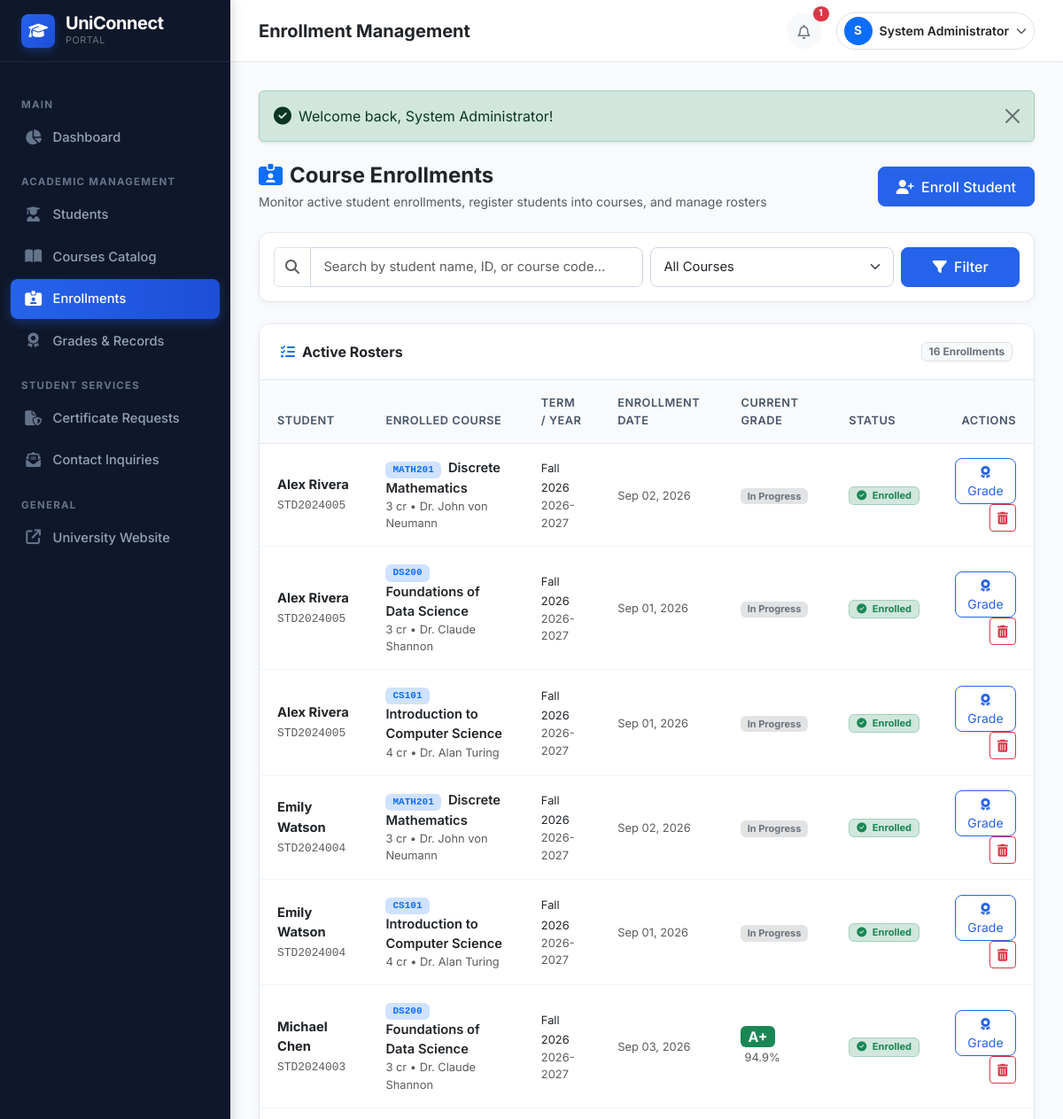
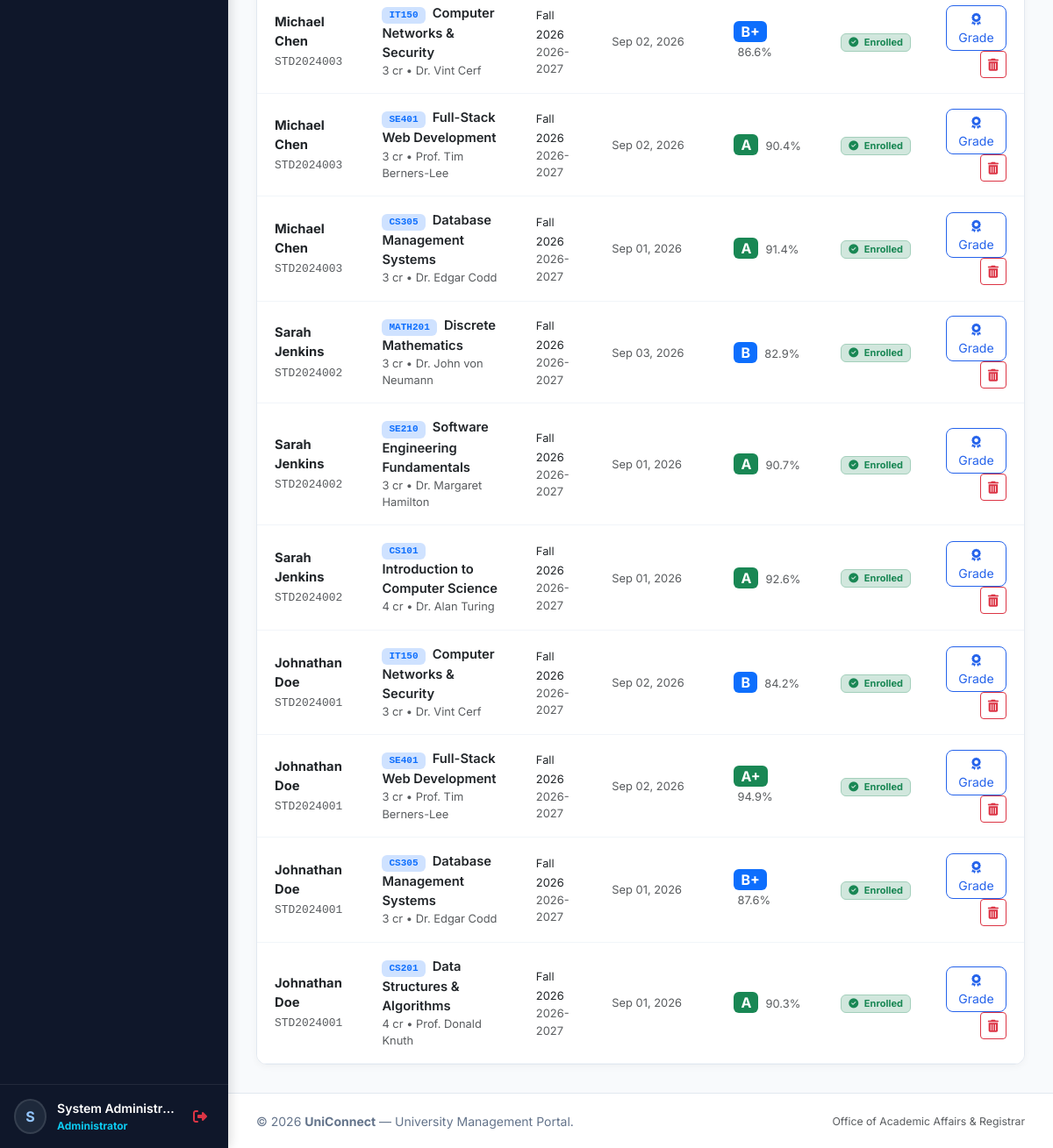
Page /admin/enrollments.php (signed in) on the committed database (2 pictures, top to bottom).
### tables this page shows
CREATE TABLE `enrollments` (
  `id` INT AUTO_INCREMENT PRIMARY KEY,
  `student_id` INT NOT NULL,
  `course_id` INT NOT NULL,
  `enrollment_date` DATE NOT NULL,
  `academic_year` VARCHAR(50) NOT NULL DEFAULT '2026-2027',
  `semester` VARCHAR(50) NOT NULL DEFAULT 'Fall 2026',
  `status` ENUM('enrolled', 'completed', 'dropped') NOT NULL DEFAULT 'enrolled',
  `created_at` TIMESTAMP DEFAULT CURRENT_TIMESTAMP,
  UNIQUE KEY `unique_student_course_semester` (`student_id`, `course_id`, `semester`),
  CONSTRAINT `fk_enrollments_student` FOREIGN KEY (`student_id`) REFERENCES `students` (`id`) ON DELETE CASCADE,
  CONSTRAINT `fk_enrollments_course` FOREIGN KEY (`course_id`) REFERENCES `courses` (`id`) ON DELETE CASCADE
);

CREATE TABLE `users` (
  `id` INT AUTO_INCREMENT PRIMARY KEY,
  `name` VARCHAR(100) NOT NULL,
  `email` VARCHAR(150) NOT NULL UNIQUE,
  `password` VARCHAR(255) NOT NULL,
  `role` ENUM('admin', 'student') NOT NULL DEFAULT 'student',
  `status` ENUM('active', 'inactive') NOT NULL DEFAULT 'active',
  `avatar` VARCHAR(255) DEFAULT 'default-avatar.png',
  `created_at` TIMESTAMP DEFAULT CURRENT_TIMESTAMP,
  `updated_at` TIMESTAMP DEFAULT CURRENT_TIMESTAMP ON UPDATE CURRENT_TIMESTAMP
);

CREATE TABLE `students` (
  `id` INT AUTO_INCREMENT PRIMARY KEY,
  `user_id` INT NOT NULL UNIQUE,
  `student_id` VARCHAR(50) NOT NULL UNIQUE,
  `department` VARCHAR(100) NOT NULL,
  `academic_year` VARCHAR(50) NOT NULL DEFAULT 'Year 1',
  `semester` VARCHAR(50) NOT NULL DEFAULT 'Fall 2026',
  `phone` VARCHAR(30) DEFAULT NULL,
  `date_of_birth` DATE DEFAULT NULL,
  `address` TEXT DEFAULT NULL,
  `created_at` TIMESTAMP DEFAULT CURRENT_TIMESTAMP,
  `updated_at` TIMESTAMP DEFAULT CURRENT_TIMESTAMP ON UPDATE CURRENT_TIMESTAMP,
  CONSTRAINT `fk_students_user` FOREIGN KEY (`user_id`) REFERENCES `users` (`id`) ON DELETE CASCADE
);

CREATE TABLE `courses` (
  `id` INT AUTO_INCREMENT PRIMARY KEY,
  `course_code` VARCHAR(30) NOT NULL UNIQUE,
  `course_name` VARCHAR(150) NOT NULL,
  `department` VARCHAR(100) NOT NULL,
  `credits` INT NOT NULL DEFAULT 3,
  `semester` VARCHAR(50) NOT NULL DEFAULT 'Fall 2026',
  `instructor_name` VARCHAR(100) NOT NULL,
  `description` TEXT DEFAULT NULL,
  `max_capacity` INT NOT NULL DEFAULT 40,
  `status` ENUM('active', 'inactive') NOT NULL DEFAULT 'active',
  `created_at` TIMESTAMP DEFAULT CURRENT_TIMESTAMP
);

CREATE TABLE `grades` (
  `id` INT AUTO_INCREMENT PRIMARY KEY,
  `enrollment_id` INT NOT NULL UNIQUE,
  `assignment_score` DECIMAL(5,2) DEFAULT 0.00,
  `midterm_score` DECIMAL(5,2) DEFAULT 0.00,
  `final_score` DECIMAL(5,2) DEFAULT 0.00,
  `total_score` DECIMAL(5,2) DEFAULT 0.00,
  `letter_grade` VARCHAR(5) DEFAULT 'F',
  `grade_point` DECIMAL(3,2) DEFAULT 0.00,
  `remarks` VARCHAR(255) DEFAULT NULL,
  `graded_by` INT DEFAULT NULL,
  `graded_at` TIMESTAMP DEFAULT CURRENT_TIMESTAMP ON UPDATE CURRENT_TIMESTAMP,
  CONSTRAINT `fk_grades_enrollment` FOREIGN KEY (`enrollment_id`) REFERENCES `enrollments` (`id`) ON DELETE CASCADE,
  CONSTRAINT `fk_grades_user` FOREIGN KEY (`graded_by`) REFERENCES `users` (`id`) ON DELETE SET NULL
);

### admin/enrollments.php (the view, shortened to what this page needs)
<?php
$pdo = get_db_connection();
$search = trim($_GET['search'] ?? '');
$query = "
    SELECT e.*, c.course_code, c.course_name, c.credits, c.instructor_name,
           s.student_id AS student_code, u.name AS student_name, u.email AS student_email,
           g.letter_grade, g.total_score
    FROM enrollments e
    JOIN courses c ON e.course_id = c.id
    JOIN students s ON e.student_id = s.id
    JOIN users u ON s.user_id = u.id
    LEFT JOIN grades g ON e.id = g.enrollment_id
    WHERE 1=1
";
$params = [];
$query .= " ORDER BY e.id DESC";
$stmt = $pdo->prepare($query);
$stmt->execute($params);
$enrollments = $stmt->fetchAll();
require_once __DIR__ . '/../includes/header.php';
?>
<div class="d-flex flex-column flex-md-row justify-content-between align-items-md-center gap-3 mb-4">
    <div>
        <h4 class="fw-bold mb-1 text-dark"><i class="fa-solid fa-id-card-clip text-primary me-2"></i>Course Enrollments</h4>
        <p class="text-muted small mb-0">Monitor active student enrollments, register students into courses, and manage rosters</p>
    </div>
    <div>
        <button type="button" class="btn btn-primary" data-bs-toggle="modal" data-bs-target="#adminEnrollModal">
            <i class="fa-solid fa-user-plus me-1"></i> Enroll Student
        </button>
    </div>
</div>
<div class="card-academic mb-4">
    <div class="card-body p-3">
        <form method="GET" action="" class="row g-2 align-items-center">
            <div class="col-md-6">
                <div class="input-group">
                    <span class="input-group-text bg-white text-muted"><i class="fa-solid fa-magnifying-glass"></i></span>
                    <input type="text" name="search" class="form-control" placeholder="Search by student name, ID, or course code..." value="<?= e($search) ?>">
                </div>
            </div>
            <div class="col-md-4">
                <select name="course_id" class="form-select">
                    <option value="">All Courses</option>
                </select>
            </div>
            <div class="col-md-2 d-flex gap-2">
                <button type="submit" class="btn btn-primary flex-fill"><i class="fa-solid fa-filter me-1"></i> Filter</button>
            </div>
        </form>
    </div>
</div>
<div class="card-academic">
    <div class="card-header-custom">
        <h6 class="fw-bold mb-0 text-dark"><i class="fa-solid fa-list-check text-primary me-2"></i>Active Rosters</h6>
        <span class="badge bg-light text-secondary border"><?= count($enrollments) ?> Enrollments</span>
    </div>
    <div class="card-body p-0">
        <?php if (empty($enrollments)): ?>
            <div class="text-center py-5">
                <i class="fa-solid fa-folder-open text-muted fs-1 mb-3"></i>
                <h6>No enrollments found</h6>
                <p class="text-muted small">Try modifying search filters or enroll a student.</p>
                <button type="button" class="btn btn-primary btn-sm" data-bs-toggle="modal" data-bs-target="#adminEnrollModal">
                    Enroll Student Now
                </button>
            </div>
        <?php else: ?>
            <div class="table-responsive">
                <table class="table table-academic mb-0">
                    <thead>
                        <tr>
                            <th>Student</th>
                            <th>Enrolled Course</th>
                            <th>Term / Year</th>
                            <th>Enrollment Date</th>
                            <th>Current Grade</th>
                            <th>Status</th>
                            <th class="text-end">Actions</th>
                        </tr>
                    </thead>
                    <tbody>
                        <?php foreach ($enrollments as $e): ?>
                            <tr>
                                <td>
                                    <div class="fw-bold text-dark"><?= e($e['student_name']) ?></div>
                                    <code class="small text-muted font-monospace"><?= e($e['student_code']) ?></code>
                                </td>
                                <td>
                                    <span class="badge bg-primary-subtle text-primary fw-bold font-monospace px-2 py-1 me-1">
                                        <?= e($e['course_code']) ?>
                                    </span>
                                    <span class="fw-semibold text-dark"><?= e($e['course_name']) ?></span>
                                    <div class="small text-muted"><?= (int)$e['credits'] ?> cr &bull; <?= e($e['instructor_name']) ?></div>
                                </td>
                                <td>
                                    <span class="small text-dark"><?= e($e['semester']) ?></span>
                                    <div class="small text-muted"><?= e($e['academic_year']) ?></div>
                                </td>
                                <td>
                                    <small class="text-muted"><?= format_date($e['enrollment_date']) ?></small>
                                </td>
                                <td>
                                    <?php if (!empty($e['letter_grade']) && (float)$e['total_score'] > 0): ?>
                                        <?= grade_badge($e['letter_grade']) ?>
                                        <small class="text-muted ms-1"><?= number_format((float)$e['total_score'], 1) ?>%</small>
                                    <?php else: ?>
                                        <span class="badge bg-secondary-subtle text-secondary">In Progress</span>
                                    <?php endif; ?>
                                </td>
                                <td><?= status_badge($e['status']) ?></td>
                                <td class="text-end">
                                    <a href="<?= BASE_URL ?>admin/grades.php?course_id=<?= $e['course_id'] ?>" class="btn btn-sm btn-outline-primary" title="Assign / Edit Grade">
                                        <i class="fa-solid fa-award"></i> Grade
                                    </a>
                                    <form method="POST" action="" class="d-inline">
                                        <button type="submit" class="btn btn-sm btn-outline-danger" data-confirm="Remove <?= e($e['student_name']) ?> from <?= e($e['course_code']) ?>? Associated grade records will be deleted." title="Remove Enrollment">
                                            <i class="fa-solid fa-trash-can"></i>
                                        </button>
                                    </form>
                                </td>
                            </tr>
                        <?php endforeach; ?>
                    </tbody>
                </table>
            </div>
        <?php endif; ?>
    </div>
</div>
<?php require_once __DIR__ . '/../includes/footer.php'; ?>

### includes/functions.php (shortened to what this page needs)
<?php
function e($string) {
    return htmlspecialchars((string)$string, ENT_QUOTES, 'UTF-8');
}
function status_badge($status) {
    $status = strtolower(trim($status));
    switch ($status) {
        case 'active':
        case 'enrolled':
        case 'approved':
        case 'completed':
            return '<span class="badge bg-success-subtle text-success border border-success-subtle px-2 py-1"><i class="fa-solid fa-circle-check me-1"></i> ' . ucfirst($status) . '</span>';
    }
}
function grade_badge($letter) {
    $letter = strtoupper(trim($letter));
    if (strpos($letter, 'A') !== false) {
        return '<span class="badge bg-success px-2 py-1 fs-6">' . $letter . '</span>';
    } elseif (strpos($letter, 'B') !== false) {
        return '<span class="badge bg-primary px-2 py-1 fs-6">' . $letter . '</span>';
    } elseif (strpos($letter, 'C') !== false) {
        return '<span class="badge bg-info text-dark px-2 py-1 fs-6">' . $letter . '</span>';
    } elseif (strpos($letter, 'D') !== false) {
        return '<span class="badge bg-warning text-dark px-2 py-1 fs-6">' . $letter . '</span>';
    } else {
        return '<span class="badge bg-danger px-2 py-1 fs-6">' . $letter . '</span>';
    }
}
function format_date($datetime, $format = 'M d, Y') {
    return date($format, strtotime($datetime));
}

### assets/css/style.css (style rules this page uses)
:root { --primary-color: #0f4c81; --primary-hover: #0c3d67; --primary-dark: #0a2540; --accent-color: #2563eb; --accent-light: #eff6ff; --secondary-color: #475569; --success-color: #10b981; --warning-color: #f59e0b; --danger-color: #ef4444; --bg-light: #f8fafc; --card-border: #e2e8f0; --text-dark: #1e293b; --text-muted: #64748b; --sidebar-width: 260px; --sidebar-bg: #0f172a; --sidebar-hover: #1e293b; --sidebar-active: #2563eb; }
body { font-family: 'Inter', -apple-system, BlinkMacSystemFont, "Segoe UI", Roboto, "Helvetica Neue", Arial, sans-serif; background-color: var(--bg-light); color: var(--text-dark); min-height: 100vh; }
.card-academic { background: #ffffff; border: 1px solid var(--card-border); border-radius: 12px; box-shadow: 0 2px 8px rgba(0, 0, 0, 0.04); transition: transform 0.2s ease, box-shadow 0.2s ease; overflow: hidden; }
.card-academic .card-header-custom { padding: 1.25rem 1.5rem; background-color: #ffffff; border-bottom: 1px solid var(--card-border); display: flex; align-items: center; justify-content: space-between; }
.table-academic { margin-bottom: 0; }
.table-academic th { background-color: #f8fafc; color: #475569; font-size: 0.8rem; font-weight: 600; text-transform: uppercase; letter-spacing: 0.5px; padding: 1rem 1.25rem; border-bottom: 1px solid var(--card-border); }
.table-academic td { padding: 1rem 1.25rem; vertical-align: middle; font-size: 0.92rem; border-bottom: 1px solid #f1f5f9; }
.form-control, .form-select { border-radius: 8px; border-color: #cbd5e1; padding: 0.65rem 0.9rem; font-size: 0.92rem; }
.btn-primary { background-color: var(--accent-color); border-color: var(--accent-color); border-radius: 8px; padding: 0.6rem 1.25rem; font-weight: 500; }
.btn-outline-primary { color: var(--accent-color); border-color: var(--accent-color); border-radius: 8px; }

### rows in the picture
enrollments: users.name "Alex Rivera", student.student_id "STD2024005", course.course_code "MATH201", course.course_name "Discrete Mathematics", course.credits "3", course.instructor_name "Dr. John von Neumann", semester "Fall 2026", academic_year "2026-2027", enrollment_date "Sep 02, 2026", shows "In Progress", status "Enrolled"
enrollments: users.name "Alex Rivera", student.student_id "STD2024005", course.course_code "DS200", course.course_name "Foundations of Data Science", course.credits "3", course.instructor_name "Dr. Claude Shannon", semester "Fall 2026", academic_year "2026-2027", enrollment_date "Sep 01, 2026", shows "In Progress", status "Enrolled"
enrollments: users.name "Alex Rivera", student.student_id "STD2024005", course.course_code "CS101", course.course_name "Introduction to Computer Science", course.credits "4", course.instructor_name "Dr. Alan Turing", semester "Fall 2026", academic_year "2026-2027", enrollment_date "Sep 01, 2026", shows "In Progress", status "Enrolled"
enrollments: users.name "Emily Watson", student.student_id "STD2024004", course.course_code "MATH201", course.course_name "Discrete Mathematics", course.credits "3", course.instructor_name "Dr. John von Neumann", semester "Fall 2026", academic_year "2026-2027", enrollment_date "Sep 02, 2026", shows "In Progress", status "Enrolled"
enrollments: users.name "Emily Watson", student.student_id "STD2024004", course.course_code "CS101", course.course_name "Introduction to Computer Science", course.credits "4", course.instructor_name "Dr. Alan Turing", semester "Fall 2026", academic_year "2026-2027", enrollment_date "Sep 01, 2026", shows "In Progress", status "Enrolled"
enrollments: users.name "Michael Chen", student.student_id "STD2024003", course.course_code "DS200", course.course_name "Foundations of Data Science", course.credits "3", course.instructor_name "Dr. Claude Shannon", semester "Fall 2026", academic_year "2026-2027", enrollment_date "Sep 03, 2026", grades.letter_grade "A+", grades.total_score "94.9", status "Enrolled"
enrollments: users.name "Michael Chen", student.student_id "STD2024003", course.course_code "IT150", course.course_name "Computer Networks & Security", course.credits "3", course.instructor_name "Dr. Vint Cerf", semester "Fall 2026", academic_year "2026-2027", enrollment_date "Sep 02, 2026", grades.letter_grade "B+", grades.total_score "86.6", status "Enrolled"
enrollments: users.name "Michael Chen", student.student_id "STD2024003", course.course_code "SE401", course.course_name "Full-Stack Web Development", course.credits "3", course.instructor_name "Prof. Tim Berners-Lee", semester "Fall 2026", academic_year "2026-2027", enrollment_date "Sep 02, 2026", grades.letter_grade "A", grades.total_score "90.4", status "Enrolled"
enrollments: users.name "Michael Chen", student.student_id "STD2024003", course.course_code "CS305", course.course_name "Database Management Systems", course.credits "3", course.instructor_name "Dr. Edgar Codd", semester "Fall 2026", academic_year "2026-2027", enrollment_date "Sep 01, 2026", grades.letter_grade "A", grades.total_score "91.4", status "Enrolled"
enrollments: users.name "Sarah Jenkins", student.student_id "STD2024002", course.course_code "MATH201", course.course_name "Discrete Mathematics", course.credits "3", course.instructor_name "Dr. John von Neumann", semester "Fall 2026", academic_year "2026-2027", enrollment_date "Sep 03, 2026", grades.letter_grade "B", grades.total_score "82.9", status "Enrolled"
enrollments: users.name "Sarah Jenkins", student.student_id "STD2024002", course.course_code "SE210", course.course_name "Software Engineering Fundamentals", course.credits "3", course.instructor_name "Dr. Margaret Hamilton", semester "Fall 2026", academic_year "2026-2027", enrollment_date "Sep 01, 2026", grades.letter_grade "A", grades.total_score "90.7", status "Enrolled"
enrollments: users.name "Sarah Jenkins", student.student_id "STD2024002", course.course_code "CS101", course.course_name "Introduction to Computer Science", course.credits "4", course.instructor_name "Dr. Alan Turing", semester "Fall 2026", academic_year "2026-2027", enrollment_date "Sep 01, 2026", grades.letter_grade "A", grades.total_score "92.6", status "Enrolled"
enrollments: users.name "Johnathan Doe", student.student_id "STD2024001", course.course_code "IT150", course.course_name "Computer Networks & Security", course.credits "3", course.instructor_name "Dr. Vint Cerf", semester "Fall 2026", academic_year "2026-2027", enrollment_date "Sep 02, 2026", grades.letter_grade "B", grades.total_score "84.2", status "Enrolled"
enrollments: users.name "Johnathan Doe", student.student_id "STD2024001", course.course_code "SE401", course.course_name "Full-Stack Web Development", course.credits "3", course.instructor_name "Prof. Tim Berners-Lee", semester "Fall 2026", academic_year "2026-2027", enrollment_date "Sep 02, 2026", grades.letter_grade "A+", grades.total_score "94.9", status "Enrolled"
enrollments: users.name "Johnathan Doe", student.student_id "STD2024001", course.course_code "CS305", course.course_name "Database Management Systems", course.credits "3", course.instructor_name "Dr. Edgar Codd", semester "Fall 2026", academic_year "2026-2027", enrollment_date "Sep 01, 2026", grades.letter_grade "B+", grades.total_score "87.6", status "Enrolled"
enrollments: users.name "Johnathan Doe", student.student_id "STD2024001", course.course_code "CS201", course.course_name "Data Structures & Algorithms", course.credits "4", course.instructor_name "Prof. Donald Knuth", semester "Fall 2026", academic_year "2026-2027", enrollment_date "Sep 01, 2026", grades.letter_grade "A", grades.total_score "90.3", status "Enrolled"

### other values in the picture
substr($currentUser['name'] ?? 'U', 0, 1) "S"
$currentUser['name'] "System Administr…"
$pageTitle "Enrollment Management"
$unreadCount "1"
substr($user['name'], 0, 1) "S"
$user['name'] "System Administrator"
$flash['message'] "Welcome back, System Administrator!"
count($enrollments) "16"
APP_NAME "UniConnect"
